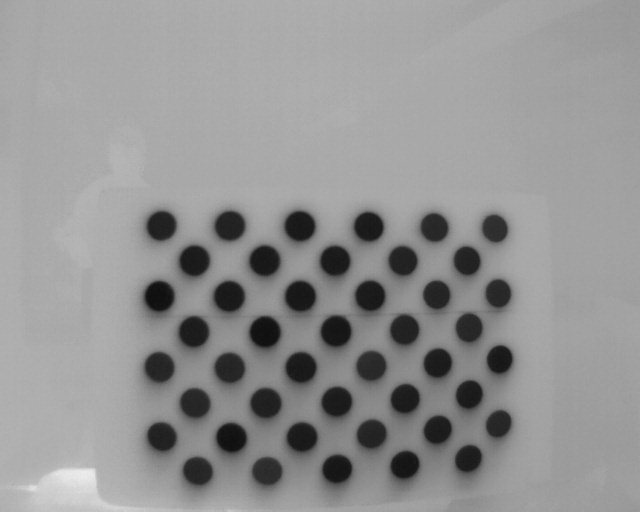
#> input picture thermal_circle/20180524_163729.jpg, 640 x 512 px; its folder holds only this picture in this run
$ python circle_cam_calibration.py
#> lines starting #> are read from the running program, lines starting #| are printed output that depends on the picture; after the words box and inside, x2 and y2 are one past the last pixel; in counts of white or black regions, pixels touching at a corner belong together
#> further down, img is the input picture: shape (512, 640, 3); min 14, max 237, mean 147.2
import numpy as np
import cv2
import glob

board_r=11
board_c=4

def border_points(points):
	left=1000
	l_pt=[0,0]
	bot=0
	b_pt=[0,0]
	up=1000
	u_pt=[0,0]
	right=0
	r_pt=[0,0]
	for pt in points:
		x=pt[0]
		y=pt[1]
		if(x<left):
			left=x
			l_pt=pt
		if(x>right):
			right=x
			r_pt=pt
		if(y<up):
			up=y
			u_pt=pt
		if(y>bot):
			bot=y
			b_pt=pt
	return (u_pt,b_pt,l_pt,r_pt)


def extract_circles(img,pro_img,radius_range):
#> called with radius_range = (5, 40)
	gray=cv2.cvtColor(img,cv2.COLOR_BGR2GRAY)
	circles=[[]]
	p1=60
	while(len(circles[0])!=board_r*board_c and p1>=0):
		circles = cv2.HoughCircles(gray,cv2.HOUGH_GRADIENT,1,15,
                            param1=p1,param2=20,minRadius=radius_range[0],maxRadius=radius_range[1])
		p1-=1
#> after the loop, p1 = 59
	circles=circles[0]
#> circles = 44 rows, first 8: [264.5, 331.5, 15.8], [193.5, 331.5, 14.9], [264.5, 260.5, 15.5], [402.5, 260.5, 14.9], [371.5, 433.5, 14.7], [228.5, 296.5, 15.2], [229.5, 225.5, 14.4], [368.5, 226.5, 14.1]
	for cir in circles:
		cv2.circle(pro_img,(cir[0],cir[1]),1,(0,0,255))
#> this loop made 44 passes
#> cir on passes 1 to 12: [264.5, 331.5, 15.8], [193.5, 331.5, 14.9], [264.5, 260.5, 15.5], [402.5, 260.5, 14.9], [371.5, 433.5, 14.7], [228.5, 296.5, 15.2], [229.5, 225.5, 14.4], [368.5, 226.5, 14.1], [265.5, 402.5, 15.5], [161.5, 225.5, 14.3], [231.5, 437.5, 14.9], [334.5, 260.5, 14.4]
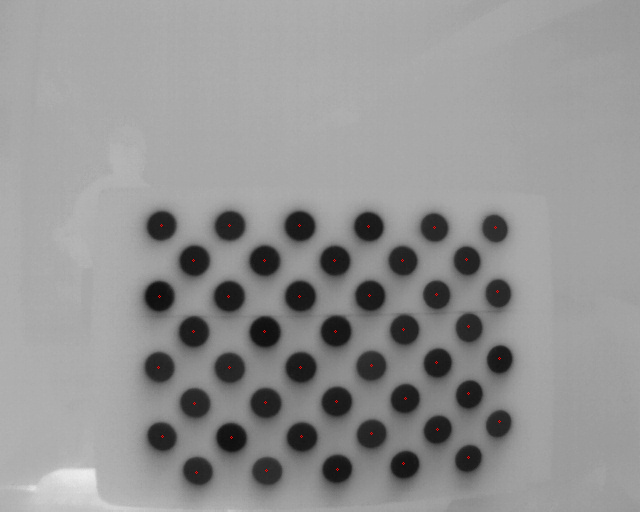
#> pro_img: shape (512, 640, 3); 0.05% of pixels changed, all inside (x1, y1, x2, y2) = (157, 224, 501, 474)
	return pro_img,circles


file=glob.glob('thermal_circle/20*.jpg')
for fname in file:
	img=cv2.imread(fname)
	pro_img=cv2.imread(fname)
	print(fname)
	pro_img,circles=extract_circles(img,pro_img,(5,40))
	border_pt=border_points(circles)
#> the loop in border_points, `for pt in points:` made 44 passes
#> (x, y, left, right, up, bot, b_pt) on pass 1: (264.5, 331.5, 264.5, 264.5, 331.5, 331.5, [264.5, 331.5, 15.8])
#> (x, y, left, l_pt) on passes 2, 10, 17, 39: (193.5, 331.5, 193.5, [193.5, 331.5, 14.9]), (161.5, 225.5, 161.5, [161.5, 225.5, 14.3]), (159.5, 296.5, 159.5, [159.5, 296.5, 14.9]), (158.5, 367.5, 158.5, [158.5, 367.5, 15.8])
#> after the loop in border_points, `for pt in points:`: bot = 472.5; left = 158.5; right = 499.5; up = 225.5
#> border_pt = ([229.5, 225.5, 14.4], [196.5, 472.5, 16], [158.5, 367.5, 15.8], [499.5, 358.5, 13.4])
	for p in border_pt:
		cv2.circle(pro_img,(p[0],p[1]),5,(0,255,0))
#> this loop made 4 passes
#> pro_img: shape (512, 640, 3); 0.03% of pixels changed, all inside (x1, y1, x2, y2) = (153, 220, 505, 478)
	cv2.imshow('adfaf',pro_img)
	cv2.waitKey(0)

$ run again, on thermal_circle/20180524_163733.jpg
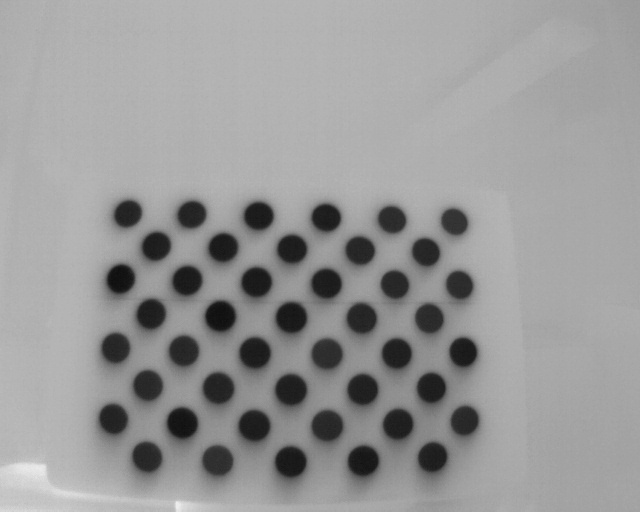
#> input picture thermal_circle/20180524_163733.jpg, 640 x 512 px
#> img is the input picture: shape (512, 640, 3); min 14, max 237, mean 152.7
#> after the loop in extract_circles, `while(len(circles[0])!=board_r*board_c and p1>=0):`: p1 = 59
#> in extract_circles, `circles=circles[0]`: circles = 44 rows, first 8: [220.5, 315.5, 15.2], [290.5, 389.5, 16], [218.5, 387.5, 15.2], [290.5, 317.5, 15.2], [396.5, 352.5, 14.7], [120.5, 278.5, 13.8], [186.5, 280.5, 14.4], [255.5, 281.5, 14.7]
#> the loop in extract_circles, `for cir in circles:` made 44 passes
#> after the loop in extract_circles, `for cir in circles:`:
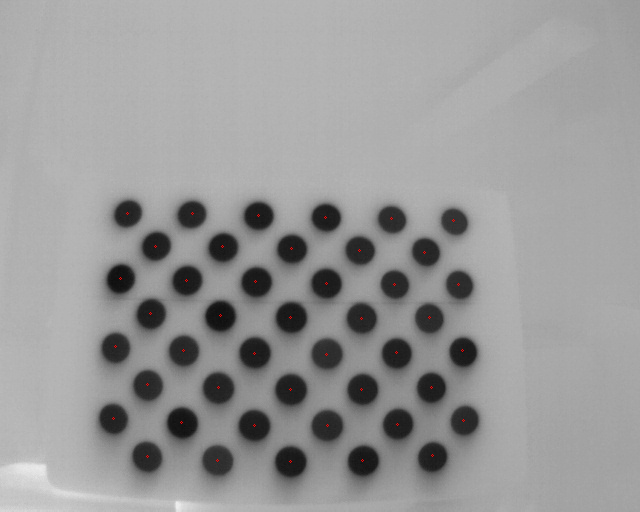
#> pro_img: shape (512, 640, 3); 0.05% of pixels changed, all inside (x1, y1, x2, y2) = (112, 212, 465, 463)
#> the loop in border_points, `for pt in points:` made 44 passes
#> (x, y, left, right, up, bot, b_pt) on pass 1: (220.5, 315.5, 220.5, 220.5, 315.5, 315.5, [220.5, 315.5, 15.2])
#> after the loop in border_points, `for pt in points:`: bot = 461.5; left = 113.5; right = 463.5; up = 213.5
#> border_pt = ([127.5, 213.5, 13.4], [290.5, 461.5, 16], [113.5, 418.5, 14.4], [463.5, 420.5, 14.1])
#> the loop `for p in border_pt:` made 4 passes

$ run again, on thermal_circle/20180524_163739.jpg
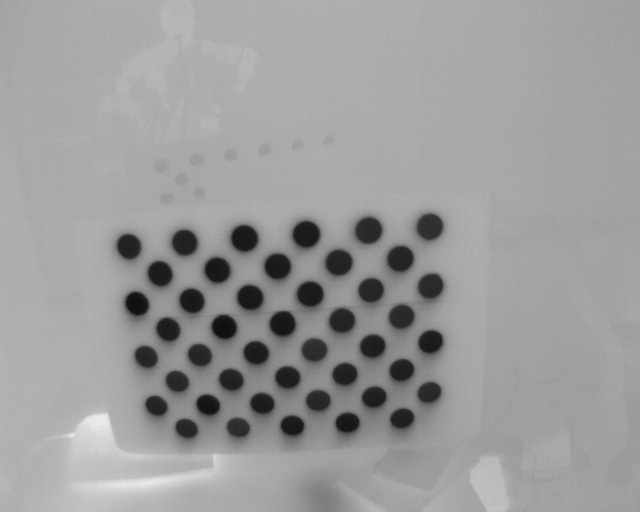
#> input picture thermal_circle/20180524_163739.jpg, 640 x 512 px
#> img is the input picture: shape (512, 640, 3); min 14, max 236, mean 155.6
#> after the loop in extract_circles, `while(len(circles[0])!=board_r*board_c and p1>=0):`: p1 = 59
#> in extract_circles, `circles=circles[0]`: circles = 44 rows, first 8: [429.5, 226.5, 13.2], [184.5, 242.5, 12.5], [216.5, 269.5, 12.5], [305.5, 234.5, 13.4], [368.5, 230.5, 13], [400.5, 258.5, 12.5], [243.5, 238.5, 13], [314.5, 349.5, 12.1]
#> the loop in extract_circles, `for cir in circles:` made 44 passes
#> after the loop in extract_circles, `for cir in circles:`:
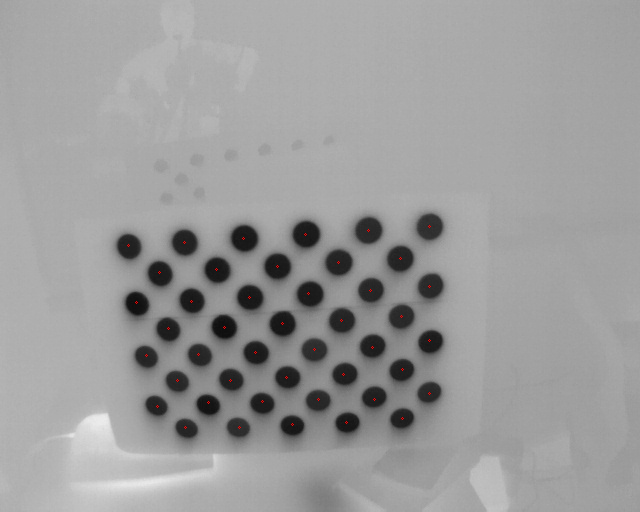
#> pro_img: shape (512, 640, 3); 0.05% of pixels changed, all inside (x1, y1, x2, y2) = (127, 225, 431, 429)
#> the loop in border_points, `for pt in points:` made 44 passes
#> (x, y, left, right, up, bot, b_pt) on pass 1: (429.5, 226.5, 429.5, 429.5, 226.5, 226.5, [429.5, 226.5, 13.2])
#> after the loop in border_points, `for pt in points:`: bot = 427.5; left = 128.5; right = 429.5; up = 226.5
#> border_pt = ([429.5, 226.5, 13.2], [239.5, 427.5, 9.6], [128.5, 245.5, 12.1], [429.5, 226.5, 13.2])
#> the loop `for p in border_pt:` made 4 passes

$ run again, on thermal_circle/20180524_163740.jpg
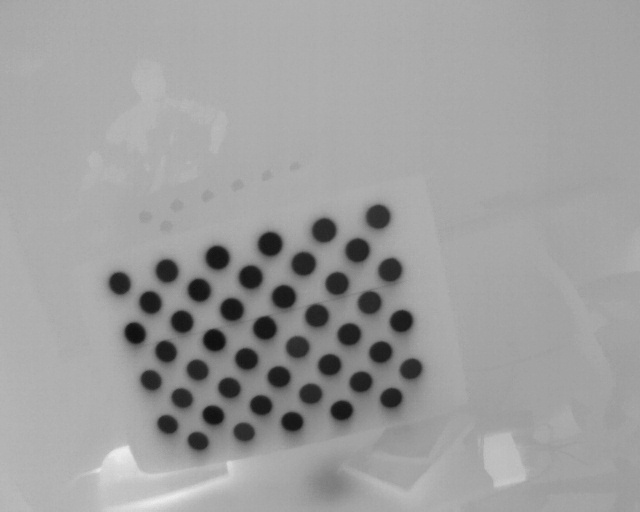
#> input picture thermal_circle/20180524_163740.jpg, 640 x 512 px
#> img is the input picture: shape (512, 640, 3); min 13, max 237, mean 158.2
#> after the loop in extract_circles, `while(len(circles[0])!=board_r*board_c and p1>=0):`: p1 = 59
#> in extract_circles, `circles=circles[0]`: circles = 44 rows, first 8: [283.5, 296.5, 11.8], [303.5, 263.5, 12.2], [231.5, 309.5, 11.8], [269.5, 243.5, 12.4], [377.5, 216.5, 11.6], [323.5, 230.5, 11.6], [336.5, 283.5, 11.8], [166.5, 270.5, 11.6]
#> the loop in extract_circles, `for cir in circles:` made 44 passes
#> after the loop in extract_circles, `for cir in circles:`:
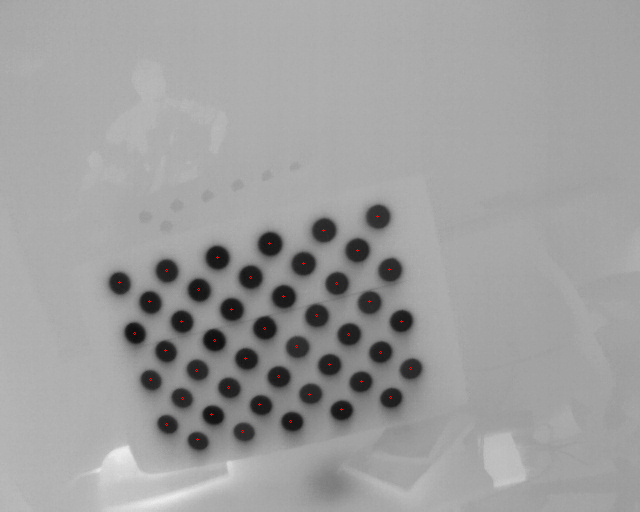
#> pro_img: shape (512, 640, 3); 0.05% of pixels changed, all inside (x1, y1, x2, y2) = (118, 215, 412, 441)
#> the loop in border_points, `for pt in points:` made 44 passes
#> (x, y, left, right, up, bot, b_pt) on pass 1: (283.5, 296.5, 283.5, 283.5, 296.5, 296.5, [283.5, 296.5, 11.8])
#> after the loop in border_points, `for pt in points:`: bot = 439.5; left = 119.5; right = 410.5; up = 216.5
#> border_pt = ([377.5, 216.5, 11.6], [197.5, 439.5, 9.6], [119.5, 282.5, 10.5], [410.5, 368.5, 10.3])
#> the loop `for p in border_pt:` made 4 passes
